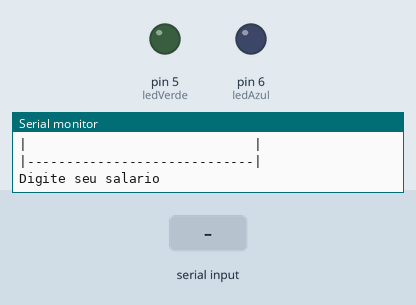
Bench run of a sketch on a simulated Arduino Uno, built with avr-gcc and run on an emulated ATmega328P. Parts: output pins drawn as LEDs (lit = HIGH), the last lines printed to the serial monitor. Dashed ring = blinking. Inputs (shaded band) come from the test bench.

Above: at 1.2 s.
1.3 s: "90,45\n" received over Serial
At 1.84 s:
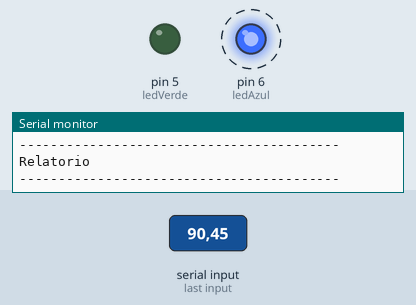
Timing chart, 0 to 4.3 s (numbered marks = the images above; inputs shaded):
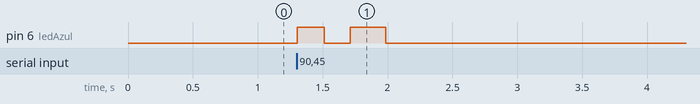

The sketch:

lopal_ex091__1_.ino
```cpp
// C++ code
//Variaveis

 int ledAzul = 6;
 int ledVerde = 5;

void setup()
{
 Serial.begin (9600);
  pinMode (ledAzul, OUTPUT);
  pinMode (ledVerde, OUTPUT);
}
//inicialização das variáveis
float salario = 0;

void loop()
{

  Serial.println("|-----------------------------|");
  Serial.println("|                             |");
  Serial.println("|       LOPAL - Ex_09         |");
  Serial.println("|                             |");
  Serial.println("|-----------------------------|");
  Serial.println();
  Serial.println();


  Serial.println("Digite seu salario");
  while (! Serial.available() );
  salario = Serial.parseFloat();


  if (salario < 500 ) {
    salario = salario + ( salario * 0.3 );
    digitalWrite (ledAzul, HIGH);


  Serial.println();
  Serial.println();
  Serial.println("-----------------------------------------");
  Serial.println("Relatorio");
  Serial.println("-----------------------------------------");
  Serial.println();
  Serial.println();
  Serial.println("Seu salario eh " + String(salario));
  Serial.println();
  Serial.println();
  Serial.println();
  Serial.println("-----------------------------------------");
  Serial.println();
  Serial.println("-----------------------------------------");
  }
  else {

  Serial.println();
  Serial.println();
  Serial.println("-----------------------------------------");
  Serial.println("Relatorio");
  Serial.println("-----------------------------------------");
  Serial.println();
  Serial.println();
  Serial.println("Seu salario eh " + String(salario));
  Serial.println();
  Serial.println();
  Serial.println();
  Serial.println("-----------------------------------------");
  Serial.println("Infelizmente vc nao tem acesso ao aumento");
  Serial.println("-----------------------------------------");


     digitalWrite (ledVerde, HIGH);
  }


  Serial.println("Digite uma letra + <Enter> para continuar");
  while (! Serial.available() );

   digitalWrite (ledVerde, LOW);
   digitalWrite (ledAzul, LOW);
  Serial.println();
  Serial.println();

  Serial.read();
  }
```

Measured:
- after the input at 1.3 s, pin 6 (ledAzul): alternates HIGH for 0.24 s and LOW for 0.20 s, 4 changes in all, then stays LOW, starting at once
